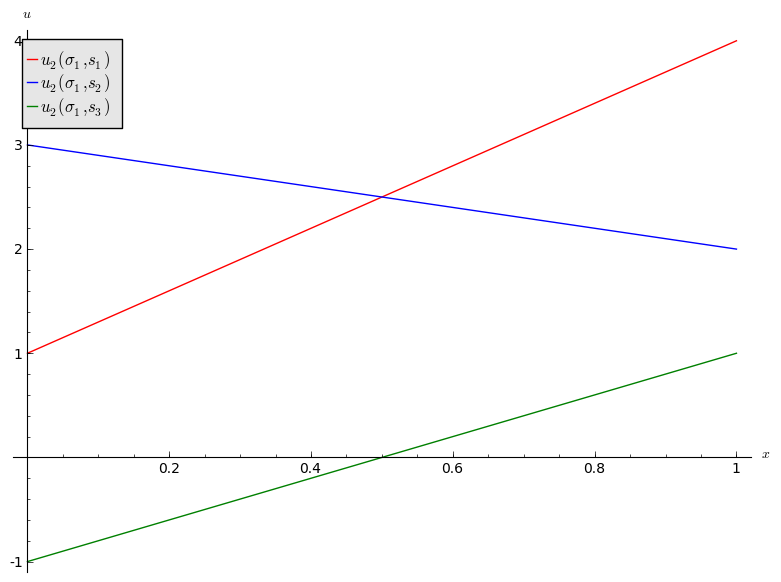

This chart was generated by the following Python code:
# This file was *autogenerated* from the file L04-plot03.sage.
from sage.all_cmdline import *   # import sage library
_sage_const_3 = Integer(3); _sage_const_2 = Integer(2); _sage_const_1 = Integer(1); _sage_const_0 = Integer(0)#!/usr/bin/env

p = plot(_sage_const_1 +_sage_const_3 *x,x,_sage_const_0 ,_sage_const_1 ,legend_label="$u_2(\sigma_1,s_1)$", color='red')
p += plot(_sage_const_3 -x,x,_sage_const_0 ,_sage_const_1 ,legend_label="$u_2(\sigma_1,s_2)$", color='blue')
p += plot(_sage_const_2 *x-_sage_const_1 ,x,_sage_const_0 ,_sage_const_1 ,legend_label="$u_2(\sigma_1,s_3)$", color='green')
p.axes_labels(['$x$','$u$'])
p.save("L04-plot03.png")
